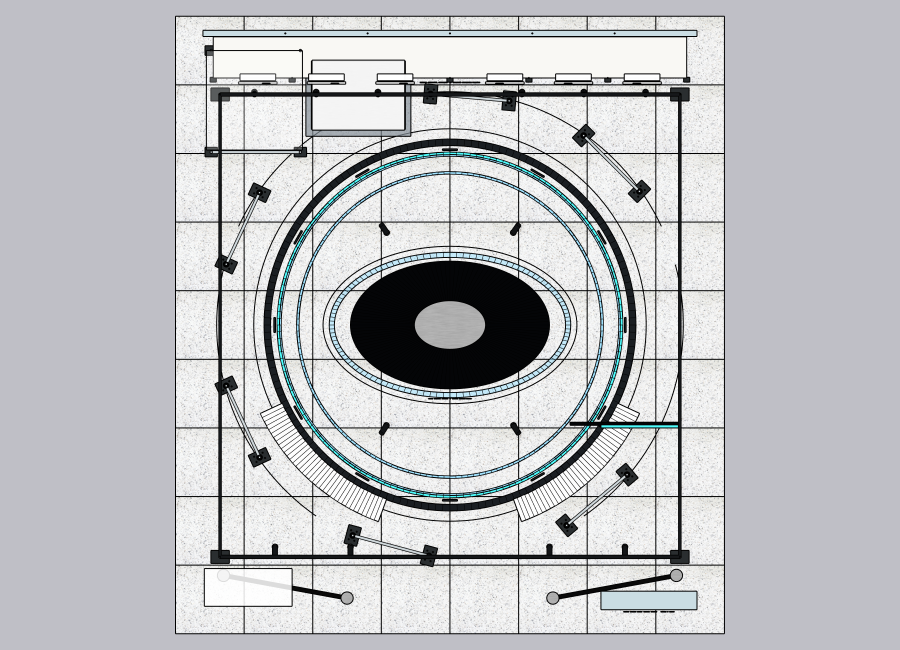
#> input picture codex_visual_stack/project_examples/logicat_r16/R16_QA_03_top_plan_cad_scale_clean_helpers_hidden.png, 1800 x 1300 px (shown at 1/2 size)
$ python analyze_visual_corpus.py --images ../../../project_examples/logicat_r16 --out out
#> lines starting #> are read from the running program, lines starting #| are printed output that depends on the picture
#!/usr/bin/env python3
"""Measure deterministic visual patterns in an existing image corpus.

This script does not score taste. It produces pixel/metadata evidence and coarse
cluster representatives for later full-image review by a designer.
"""
from __future__ import annotations

import argparse
import json
import math
from collections import Counter
from pathlib import Path
from typing import Any

import numpy as np
from PIL import Image, ImageDraw, ImageFont, ImageOps


EXTS = {".jpg", ".jpeg", ".png", ".webp", ".tif", ".tiff"}


def load_catalog(path: Path | None) -> tuple[dict[str, dict[str, Any]], dict[str, dict[str, Any]]]:
    if not path or not path.exists():
        return {}, {}
    text = path.read_text(encoding="utf-8")
    try:
        raw = json.loads(text)
        rows = raw if isinstance(raw, list) else raw.get("items", [])
    except json.JSONDecodeError:
        rows = [json.loads(line) for line in text.splitlines() if line.strip()]
    by_id: dict[str, dict[str, Any]] = {}
    by_name: dict[str, dict[str, Any]] = {}
    for row in rows:
        if not isinstance(row, dict):
            continue
        asset_id = str(row.get("asset_id", ""))
        if asset_id:
            by_id[asset_id] = row
        for key in ("art_study_path", "local_image_path", "filename"):
            value = row.get(key)
            if value:
                by_name[Path(str(value)).name] = row
    return by_id, by_name


def asset_id_for(path: Path, row: dict[str, Any] | None) -> str:
    if row and row.get("asset_id"):
        return str(row["asset_id"])
    return path.stem.split("_")[0]


def srgb_to_lab(rgb: np.ndarray) -> np.ndarray:
    linear = np.where(rgb <= 0.04045, rgb / 12.92, ((rgb + 0.055) / 1.055) ** 2.4)
    xyz = linear @ np.array(
        [[0.4124564, 0.3575761, 0.1804375],
         [0.2126729, 0.7151522, 0.0721750],
         [0.0193339, 0.1191920, 0.9503041]],
        dtype="float32",
    ).T
    xyz /= np.array([0.95047, 1.0, 1.08883], dtype="float32")
    delta = 6 / 29
    f = np.where(xyz > delta ** 3, np.cbrt(xyz), xyz / (3 * delta ** 2) + 4 / 29)
    return np.stack(
        [116 * f[..., 1] - 16, 500 * (f[..., 0] - f[..., 1]), 200 * (f[..., 1] - f[..., 2])],
        axis=-1,
    )


def palette(img: Image.Image, colors: int = 5) -> list[dict[str, Any]]:
    sample = img.convert("RGB").resize((96, 96))
    q = sample.quantize(colors=colors, method=Image.Quantize.MEDIANCUT)
    counts = q.getcolors(96 * 96) or []
    pal = q.getpalette() or []
    total = sum(count for count, _ in counts) or 1
    result = []
    for count, idx in sorted(counts, reverse=True):
        rgb = tuple(pal[idx * 3:idx * 3 + 3])
        result.append({"hex": "#%02X%02X%02X" % rgb, "share": round(count / total, 4)})
    return result


def ocr_metrics(ocr_dir: Path | None, asset_id: str) -> dict[str, Any]:
    if not ocr_dir or not ocr_dir.exists():
        return {"ocr_available": False, "ocr_line_count": None, "ocr_text_area": None,
                "ocr_center_x": None, "ocr_center_y": None}
    matches = sorted(ocr_dir.glob(f"{asset_id}_*.json")) or sorted(ocr_dir.glob(f"{asset_id}.json"))
    if not matches:
        return {"ocr_available": False, "ocr_line_count": None, "ocr_text_area": None,
                "ocr_center_x": None, "ocr_center_y": None}
    data = json.loads(matches[0].read_text(encoding="utf-8"))
    boxes = [line.get("bbox") for line in data.get("lines", []) if line.get("bbox")]
    mask = np.zeros((200, 200), dtype=bool)
    weighted_x = 0.0
    weighted_y = 0.0
    weight = 0.0
    for box in boxes:
        if len(box) != 4:
            continue
        x, y, w, h = [float(v) for v in box]
        x0 = max(0, min(199, int(math.floor(x * 200))))
        x1 = max(x0 + 1, min(200, int(math.ceil((x + w) * 200))))
        # Apple Vision records a bottom-left origin; convert to top-left for centroid.
        top = 1.0 - y - h
        y0 = max(0, min(199, int(math.floor(top * 200))))
        y1 = max(y0 + 1, min(200, int(math.ceil((top + h) * 200))))
        mask[y0:y1, x0:x1] = True
        area = max(w * h, 0.0)
        weighted_x += (x + w / 2) * area
        weighted_y += (top + h / 2) * area
        weight += area
    return {
        "ocr_available": True,
        "ocr_line_count": len(boxes),
        "ocr_text_area": round(float(mask.mean()), 6),
        "ocr_center_x": round(weighted_x / weight, 6) if weight else None,
        "ocr_center_y": round(weighted_y / weight, 6) if weight else None,
    }


def spatial_metrics(saliency: np.ndarray) -> dict[str, Any]:
    h, w = saliency.shape
    total = float(saliency.sum())
    if total <= 1e-12:
        return {"saliency_center_x": 0.5, "saliency_center_y": 0.5,
                "saliency_center_share": 0.0, "saliency_entropy": 0.0,
                "saliency_grid": [0.0] * 9}
    ys, xs = np.mgrid[0:h, 0:w]
    cx = float((saliency * (xs + 0.5)).sum() / total / w)
    cy = float((saliency * (ys + 0.5)).sum() / total / h)
    grid = []
    for gy in range(3):
        for gx in range(3):
            y0, y1 = gy * h // 3, (gy + 1) * h // 3
            x0, x1 = gx * w // 3, (gx + 1) * w // 3
            grid.append(float(saliency[y0:y1, x0:x1].sum() / total))
    probs = np.asarray(grid, dtype="float64")
    entropy = float(-(probs[probs > 0] * np.log(probs[probs > 0])).sum() / math.log(9))
    return {
        "saliency_center_x": round(cx, 6),
        "saliency_center_y": round(cy, 6),
        "saliency_center_share": round(grid[4], 6),
        "saliency_entropy": round(entropy, 6),
        "saliency_grid": [round(x, 6) for x in grid],
    }


def image_metrics(path: Path) -> tuple[dict[str, Any], Image.Image]:
    with Image.open(path) as raw:
        img = ImageOps.exif_transpose(raw).convert("RGB")
        width, height = img.size
        work = img.copy()
    work.thumbnail((320, 320))
    rgb = np.asarray(work, dtype="float32") / 255.0
    lab = srgb_to_lab(rgb)
    linear = np.where(rgb <= 0.04045, rgb / 12.92, ((rgb + 0.055) / 1.055) ** 2.4)
    lum = 0.2126 * linear[..., 0] + 0.7152 * linear[..., 1] + 0.0722 * linear[..., 2]
    mx = rgb.max(axis=2)
    mn = rgb.min(axis=2)
    saturation = np.divide(mx - mn, mx, out=np.zeros_like(mx), where=mx > 1e-8)
    gx = np.diff(lum, axis=1, append=lum[:, -1:])
    gy = np.diff(lum, axis=0, append=lum[-1:, :])
    grad = np.sqrt(gx * gx + gy * gy)
    local_deviation = np.abs(lab[..., 0] - np.median(lab[..., 0])) / 100.0
    saliency = grad + 0.35 * local_deviation
    rg = rgb[..., 0] - rgb[..., 1]
    yb = 0.5 * (rgb[..., 0] + rgb[..., 1]) - rgb[..., 2]
    colorfulness = math.sqrt(float(rg.std()) ** 2 + float(yb.std()) ** 2) + 0.3 * math.sqrt(float(rg.mean()) ** 2 + float(yb.mean()) ** 2)
    result = {
        "width": width,
        "height": height,
        "aspect_ratio": round(width / max(height, 1), 6),
        "lab_mean_l": round(float(lab[..., 0].mean()), 6),
        "lab_mean_a": round(float(lab[..., 1].mean()), 6),
        "lab_mean_b": round(float(lab[..., 2].mean()), 6),
        "lab_std_l": round(float(lab[..., 0].std()), 6),
        "saturation_mean": round(float(saturation.mean()), 6),
        "saturation_p75": round(float(np.percentile(saturation, 75)), 6),
        "low_saturation_share": round(float((saturation < 0.12).mean()), 6),
        "luminance_mean": round(float(lum.mean()), 6),
        "luminance_contrast_p95_p05": round(float(np.percentile(lum, 95) - np.percentile(lum, 5)), 6),
        "colorfulness": round(float(colorfulness), 6),
        "edge_strength": round(float(grad.mean()), 6),
        "edge_density": round(float((grad > 0.06).mean()), 6),
        "palette": palette(work),
    }
    result.update(spatial_metrics(saliency))
    return result, work


def feature_matrix(rows: list[dict[str, Any]]) -> np.ndarray:
    keys = [
        "lab_mean_l", "lab_mean_a", "lab_mean_b", "lab_std_l",
        "saturation_mean", "luminance_contrast_p95_p05", "colorfulness",
        "edge_strength", "edge_density", "saliency_center_x", "saliency_center_y",
        "saliency_center_share", "saliency_entropy", "ocr_text_area",
    ]
    matrix = []
    for row in rows:
        values = [float(row.get(key) or 0.0) for key in keys]
        values.append(math.log(max(float(row["aspect_ratio"]), 1e-6)))
        matrix.append(values)
    return np.asarray(matrix, dtype="float32")


def kmeans(x: np.ndarray, k: int, iterations: int = 80) -> tuple[np.ndarray, np.ndarray]:
    k = max(1, min(k, len(x)))
    mean = x.mean(axis=0)
    first = int(np.argmax(((x - mean) ** 2).sum(axis=1)))
    centers = [x[first].copy()]
    while len(centers) < k:
        dist = np.min(np.stack([((x - c) ** 2).sum(axis=1) for c in centers]), axis=0)
        centers.append(x[int(np.argmax(dist))].copy())
    cmat = np.stack(centers)
    labels = np.zeros(len(x), dtype=int)
    for _ in range(iterations):
        new_labels = np.argmin(((x[:, None, :] - cmat[None, :, :]) ** 2).sum(axis=2), axis=1)
        if np.array_equal(labels, new_labels):
            labels = new_labels
            break
        labels = new_labels
        for idx in range(k):
            members = x[labels == idx]
            if len(members):
                cmat[idx] = members.mean(axis=0)
    return labels, cmat


def representatives(x: np.ndarray, labels: np.ndarray, centers: np.ndarray, per_cluster: int = 4) -> dict[int, list[int]]:
    result: dict[int, list[int]] = {}
    for cluster_id in range(len(centers)):
        idxs = np.flatnonzero(labels == cluster_id)
        order = sorted(idxs, key=lambda i: float(((x[i] - centers[cluster_id]) ** 2).sum()))
        result[cluster_id] = [int(i) for i in order[:per_cluster]]
    return result


def contact_sheet(rows: list[dict[str, Any]], reps: dict[int, list[int]], out: Path) -> None:
    cell_w, cell_h = 260, 210
    cols = max((len(v) for v in reps.values()), default=1)
    sheet = Image.new("RGB", (cols * cell_w, len(reps) * cell_h), "#F2F0EA")
    draw = ImageDraw.Draw(sheet)
    font = ImageFont.load_default()
    for cluster_id, idxs in sorted(reps.items()):
        for col, idx in enumerate(idxs):
            row = rows[idx]
            with Image.open(row["path"]) as raw:
                img = ImageOps.exif_transpose(raw).convert("RGB")
            img.thumbnail((cell_w - 16, cell_h - 40))
            x = col * cell_w + (cell_w - img.width) // 2
            y = cluster_id * cell_h + 8
            sheet.paste(img, (x, y))
            label = f"C{cluster_id + 1} {row['asset_id']}  sat {row['saturation_mean']:.2f}  text {row.get('ocr_text_area') or 0:.2f}"
            draw.text((col * cell_w + 8, cluster_id * cell_h + cell_h - 24), label, fill="#171717", font=font)
    sheet.save(out, "JPEG", quality=88, optimize=True)


def round_median(rows: list[dict[str, Any]], key: str) -> float | None:
    values = [float(row[key]) for row in rows if row.get(key) is not None]
    return round(float(np.median(values)), 6) if values else None


def main() -> None:
    ap = argparse.ArgumentParser()
    ap.add_argument("--images", required=True, help="Canonical image directory")
    ap.add_argument("--out", required=True, help="Independent output directory")
    ap.add_argument("--catalog", help="Optional JSON array or JSONL asset catalog")
    ap.add_argument("--ocr-dir", help="Optional OCR JSON directory with normalized bounding boxes")
    ap.add_argument("--clusters", type=int, default=6)
    args = ap.parse_args()

    image_dir = Path(args.images).expanduser().resolve()
    out = Path(args.out).expanduser().resolve()
    out.mkdir(parents=True, exist_ok=True)
    catalog_path = Path(args.catalog).expanduser().resolve() if args.catalog else None
    ocr_dir = Path(args.ocr_dir).expanduser().resolve() if args.ocr_dir else None
    by_id, by_name = load_catalog(catalog_path)

    paths = sorted(
        (p for p in image_dir.rglob("*") if p.is_file() and p.suffix.lower() in EXTS),
        key=lambda p: p.name,
    )
    rows: list[dict[str, Any]] = []
    errors: list[dict[str, str]] = []
    for path in paths:
        hinted_id = path.stem.split("_")[0]
        catalog_row = by_name.get(path.name) or by_id.get(hinted_id)
        asset_id = asset_id_for(path, catalog_row)
        try:
            metrics, _ = image_metrics(path)
#> in image_metrics, raw is the input picture: PIL image 1800x1300 RGB; mean R, G, B 191.3, 192.5, 195.5
#> in image_metrics, `saliency = grad + 0.35 * local_deviation`:
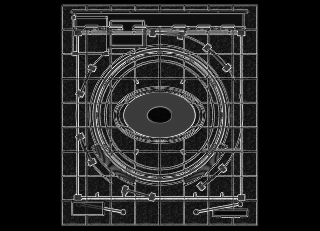
#> saliency: shape (231, 320) float32; min 0, max 1.14, mean 0.162; drawn with min black and max white
#> in image_metrics, `rg = rgb[..., 0] - rgb[..., 1]`:
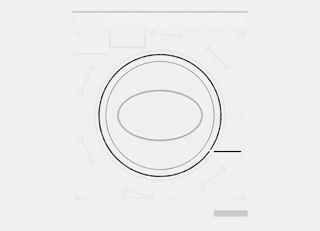
#> rg: shape (231, 320) float32; min -0.471, max 0.0275, mean -0.00487; drawn with min black and max white
#> in image_metrics, `yb = 0.5 * (rgb[..., 0] + rgb[..., 1]) - rgb[..., 2]`:
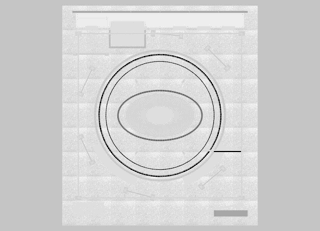
#> yb: shape (231, 320) float32; min -0.245, max 0.0353, mean -0.0142; drawn with min black and max white
#> in image_metrics, `colorfulness = math.sqrt(float(rg.std()) ** 2 + float(yb.std()) ** 2) ..`: colorfulness = 0.0418
#> in palette, `q = sample.quantize(colors=colors, method=Image.Quantize.MEDIANCUT)`:
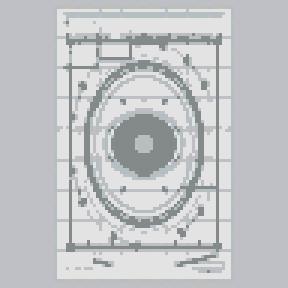
#> q: PIL image 96x96 P (shown 3 times larger); mean R, G, B 194.4, 196.1, 199.3
#> in palette, `counts = q.getcolors(96 * 96) or []`: counts = [(2909, 0), (4134, 1), (321, 2), (783, 3), (1069, 4)]
#> in palette, `pal = q.getpalette() or []`: pal = [226, 227, 226, 191, 191, 198, 191, 191, 190, 181, 191, 194, 132, 137, 138]
#> in palette, `total = sum(count for count, _ in counts) or 1`: total = 9216
#> the loop in palette, `for count, idx in sorted(counts, reverse=True):` made 5 passes
#> (count, idx, rgb) on passes 1 to 5: (4134, 1, (191, 191, 198)), (2909, 0, (226, 227, 226)), (1069, 4, (132, 137, 138)), (783, 3, (181, 191, 194)), (321, 2, (191, 191, 190))
#> after the loop in palette, `for count, idx in sorted(counts, reverse=True):`: result = 5 items
#> in spatial_metrics, `total = float(saliency.sum())`: total = 11968.4
#> in spatial_metrics, `cx = float((saliency * (xs + 0.5)).sum() / total / w)`: cx = 0.498
#> in spatial_metrics, `cy = float((saliency * (ys + 0.5)).sum() / total / h)`: cy = 0.496
#> after the loop in spatial_metrics, `for gy in range(3):`: grid = [0.0691, 0.188, 0.066, 0.0857, 0.193, 0.085, 0.0663, 0.178, 0.069]
#> in spatial_metrics, `probs = np.asarray(grid, dtype="float64")`: probs has the same summary as grid
#> in spatial_metrics, `entropy = float(-(probs[probs > 0] * np.log(probs[probs > 0])).sum() /..`: entropy = 0.95
#> metrics = 21 items
        except Exception as exc:
            errors.append({"path": str(path), "error": str(exc)})
            continue
        row: dict[str, Any] = {
            "asset_id": asset_id,
            "path": str(path),
            "title": (catalog_row or {}).get("title", path.stem),
            "tags": (catalog_row or {}).get("tags", []),
            "review_status": (catalog_row or {}).get("review_status"),
            "feedback_status": (catalog_row or {}).get("feedback_status"),
            "transfer_rule": (catalog_row or {}).get("transfer_rule") or (catalog_row or {}).get("quality_notes"),
        }
        row.update(metrics)
        row.update(ocr_metrics(ocr_dir, asset_id))
        rows.append(row)

    if not rows:
        raise SystemExit("No readable images found")

    raw_features = feature_matrix(rows)
#> the loop in feature_matrix, `for row in rows:` made 1 pass
#> after the loop in feature_matrix, `for row in rows:`: matrix = [[77.26, 0.169, -1.65, 20.97, 0.0433, 0.888, 0.0418, 0.119, 0.366, 0.498, 0.496, 0.193, 0.95, 0, 0.325]]
    mean = raw_features.mean(axis=0)
#> mean = [77.26, 0.169, -1.65, 20.97, 0.0433, 0.888, 0.0418, 0.119, 0.366, 0.498, 0.496, 0.193, 0.95, 0, 0.325]
    std = raw_features.std(axis=0)
#> std = [0, 0, 0, 0, 0, 0, 0, 0, 0, 0, 0, 0, 0, 0, 0]
    standardized = (raw_features - mean) / np.where(std < 1e-8, 1.0, std)
    labels, centers = kmeans(standardized, args.clusters)
#> in kmeans, `k = max(1, min(k, len(x)))`: k = 1
#> in kmeans, `mean = x.mean(axis=0)`: mean = [0, 0, 0, 0, 0, 0, 0, 0, 0, 0, 0, 0, 0, 0, 0]
#> in kmeans, `first = int(np.argmax(((x - mean) ** 2).sum(axis=1)))`: first = 0
#> in kmeans, `centers = [x[first].copy()]`: centers = [[0, 0, 0, 0, 0, 0, 0, 0, 0, 0, 0, 0, 0, 0, 0]]
#> in kmeans, `labels = np.zeros(len(x), dtype=int)`: labels = [0]
#> the loop in kmeans, `for _ in range(iterations):` made 1 pass
#> new_labels on pass 1: [0]
#> labels = [0]
    reps = representatives(standardized, labels, centers)
#> the loop in representatives, `for cluster_id in range(len(centers)):` made 1 pass
#> after the loop in representatives, `for cluster_id in range(len(centers)):`: result = {0: [0]}
#> reps = {0: [0]}
    for idx, label in enumerate(labels):
        rows[idx]["cluster_id"] = f"C{int(label) + 1}"
#> this loop made 1 pass
#> after the loop, rows = 1 item

    metrics_path = out / "corpus_metrics.jsonl"
    metrics_path.write_text("\n".join(json.dumps(row, ensure_ascii=False) for row in rows) + "\n", encoding="utf-8")

    summary_clusters = []
    for cluster_id in range(len(centers)):
        members = [rows[i] for i in range(len(rows)) if labels[i] == cluster_id]
        palette_counts = Counter(color["hex"] for row in members for color in row["palette"][:2])
        tag_counts = Counter(
            str(tag) for row in members for tag in row.get("tags", [])
            if str(tag).strip()
        )
        summary_clusters.append({
            "cluster_id": f"C{cluster_id + 1}",
            "count": len(members),
            "representative_ids": [rows[i]["asset_id"] for i in reps[cluster_id]],
            "median_lab_l": round_median(members, "lab_mean_l"),
            "median_saturation": round_median(members, "saturation_mean"),
            "median_luminance_contrast": round_median(members, "luminance_contrast_p95_p05"),
            "median_edge_density": round_median(members, "edge_density"),
            "median_text_area": round_median(members, "ocr_text_area"),
            "median_saliency_center_share": round_median(members, "saliency_center_share"),
            "frequent_palette_hex": [x for x, _ in palette_counts.most_common(5)],
            "frequent_tags": [x for x, _ in tag_counts.most_common(8)],
        })
#> this loop made 1 pass
#> palette_counts on pass 1: {'#BFBFC6': 1, '#E2E3E2': 1}
#> after the loop, summary_clusters = 1 item

    summary = {
        "image_dir": str(image_dir),
        "count": len(rows),
        "error_count": len(errors),
        "measurement_scope": [
            "Lab color and luminance", "saturation and colorfulness", "coarse palette",
            "luminance contrast", "edge/detail density", "aspect ratio",
            "saliency concentration proxy", "OCR text area and centroid when boxes exist",
        ],
        "limitations": [
            "Clusters describe measured similarity, not aesthetic quality or approval.",
            "Saliency is a deterministic edge and lightness-deviation proxy, not eye tracking.",
            "OCR area depends on available detected boxes and may miss stylized lettering.",
            "Screenshots or UI chrome in source images influence measurements unless cropped beforehand.",
        ],
        "overall_medians": {
            "lab_l": round_median(rows, "lab_mean_l"),
            "saturation": round_median(rows, "saturation_mean"),
            "luminance_contrast": round_median(rows, "luminance_contrast_p95_p05"),
            "edge_density": round_median(rows, "edge_density"),
            "text_area": round_median(rows, "ocr_text_area"),
        },
        "clusters": summary_clusters,
        "errors": errors,
    }
    (out / "corpus_summary.json").write_text(json.dumps(summary, ensure_ascii=False, indent=2), encoding="utf-8")
    contact_sheet(rows, reps, out / "cluster_representatives.jpg")
#> in contact_sheet, `cols = max((len(v) for v in reps.values()), default=1)`: cols = 1
#> in contact_sheet, `sheet = Image.new("RGB", (cols * cell_w, len(reps) * cell_h), "#F2F0EA")`:
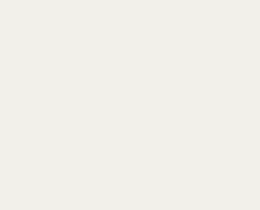
#> sheet: PIL image 260x210 RGB; mean R, G, B 242, 240, 234
#> in contact_sheet, `row = rows[idx]`: row = 34 items
#> in contact_sheet, `img.thumbnail((cell_w - 16, cell_h - 40))`:
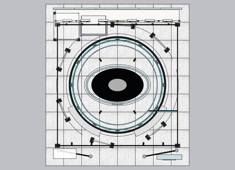
#> img: PIL image 235x170 RGB; mean R, G, B 191.2, 192.4, 195.4
#> in contact_sheet, `x = col * cell_w + (cell_w - img.width) // 2`: x = 12
#> in contact_sheet, `y = cluster_id * cell_h + 8`: y = 8
#> in contact_sheet, `label = f"C{cluster_id + 1} {row['asset_id']}  sat {row['saturation_me..`: label = 'C1 R16  sat 0.04  text 0.00'
#> in contact_sheet, `sheet.save(out, "JPEG", quality=88, optimize=True)`:
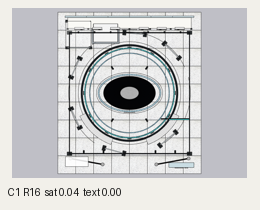
#> saved as cluster_representatives.jpg: PIL image 260x210 RGB; mean R, G, B 203.9, 204.2, 204.9

    lines = [
        "# Visual corpus measurement report",
        "",
        f"Images measured: **{len(rows)}**  ",
        f"Read errors: **{len(errors)}**",
        "",
        "> Evidence only: clusters and pixel statistics do not score taste, originality, cultural fit, or user approval.",
        "",
        "## Overall medians",
        "",
        f"- Lab L*: `{summary['overall_medians']['lab_l']}`",
        f"- Saturation: `{summary['overall_medians']['saturation']}`",
        f"- Luminance contrast p95-p05: `{summary['overall_medians']['luminance_contrast']}`",
        f"- Edge density: `{summary['overall_medians']['edge_density']}`",
        f"- OCR text area: `{summary['overall_medians']['text_area']}`",
        "",
        "## Coarse clusters for visual review",
        "",
    ]
    for item in summary_clusters:
        lines += [
            f"### {item['cluster_id']} — {item['count']} images",
            "",
            f"Representatives: {', '.join(item['representative_ids'])}",
            f"Median saturation `{item['median_saturation']}`, contrast `{item['median_luminance_contrast']}`, edge density `{item['median_edge_density']}`, OCR text area `{item['median_text_area']}`.",
            f"Frequent quantized colors: {', '.join(item['frequent_palette_hex'])}",
            f"Frequent explicit tags: {', '.join(item['frequent_tags'])}",
            "",
        ]
#> this loop made 1 pass
#> after the loop, lines = 24 items
    lines += [
        "## Required interpretation step",
        "",
        "Inspect the representative full images and at least one counterexample per candidate mechanism. Cross-check catalog tags, transfer rules, and exact user feedback before updating a method ledger or design skill.",
        "",
        "See `corpus_summary.json` for machine-readable metrics and `cluster_representatives.jpg` for the compact review sheet.",
    ]
    (out / "corpus_report.md").write_text("\n".join(lines), encoding="utf-8")
    print(f"Measured {len(rows)} images into {out}")
#| Measured 1 images into codex_visual_stack/skills/sa-boo-visual-asset-index/scripts/out
    print(f"Metrics: {metrics_path}")
    print(f"Representatives: {out / 'cluster_representatives.jpg'}")


if __name__ == "__main__":
    main()
